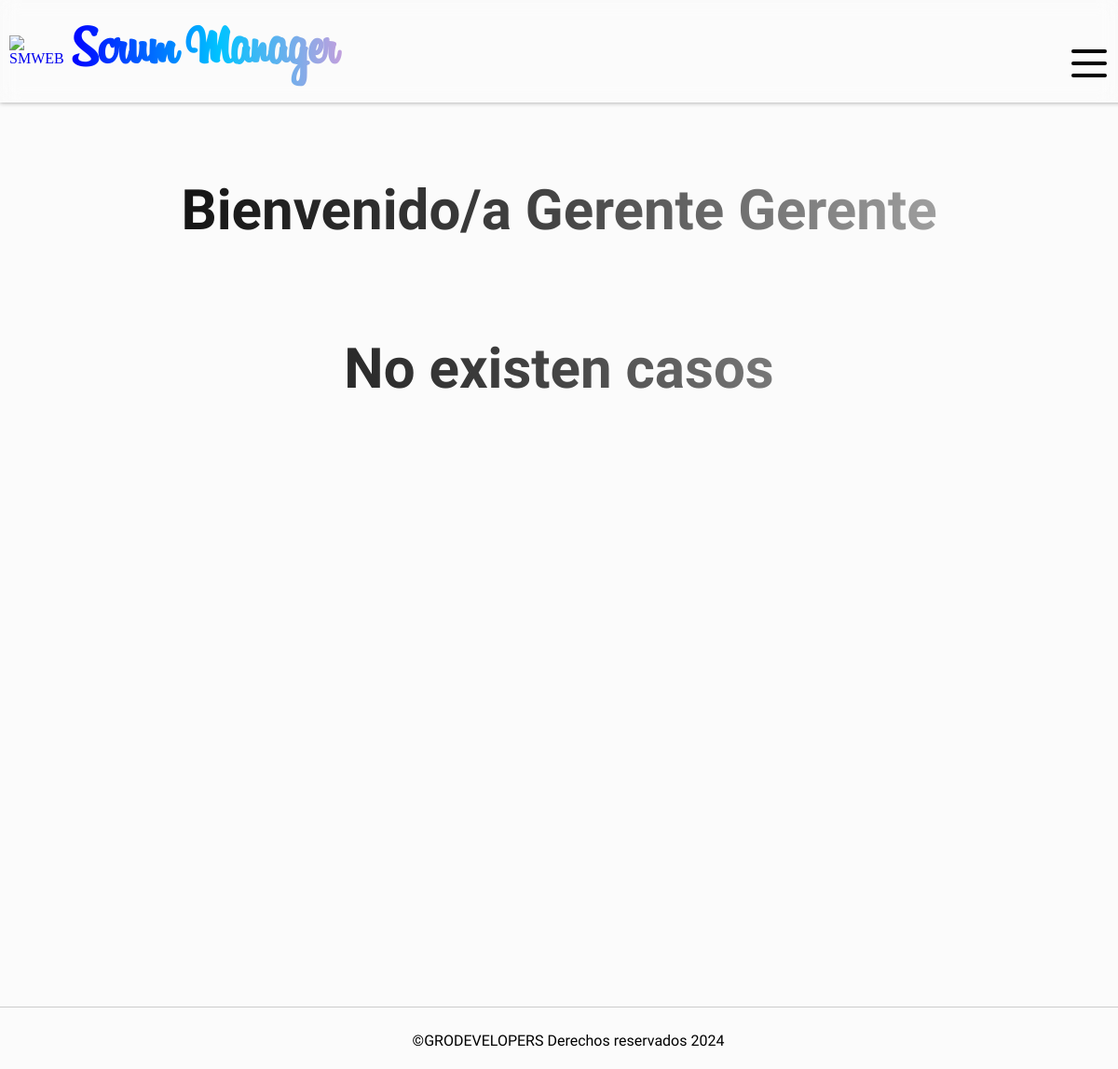
Page / (signed in) on the earlier database version.
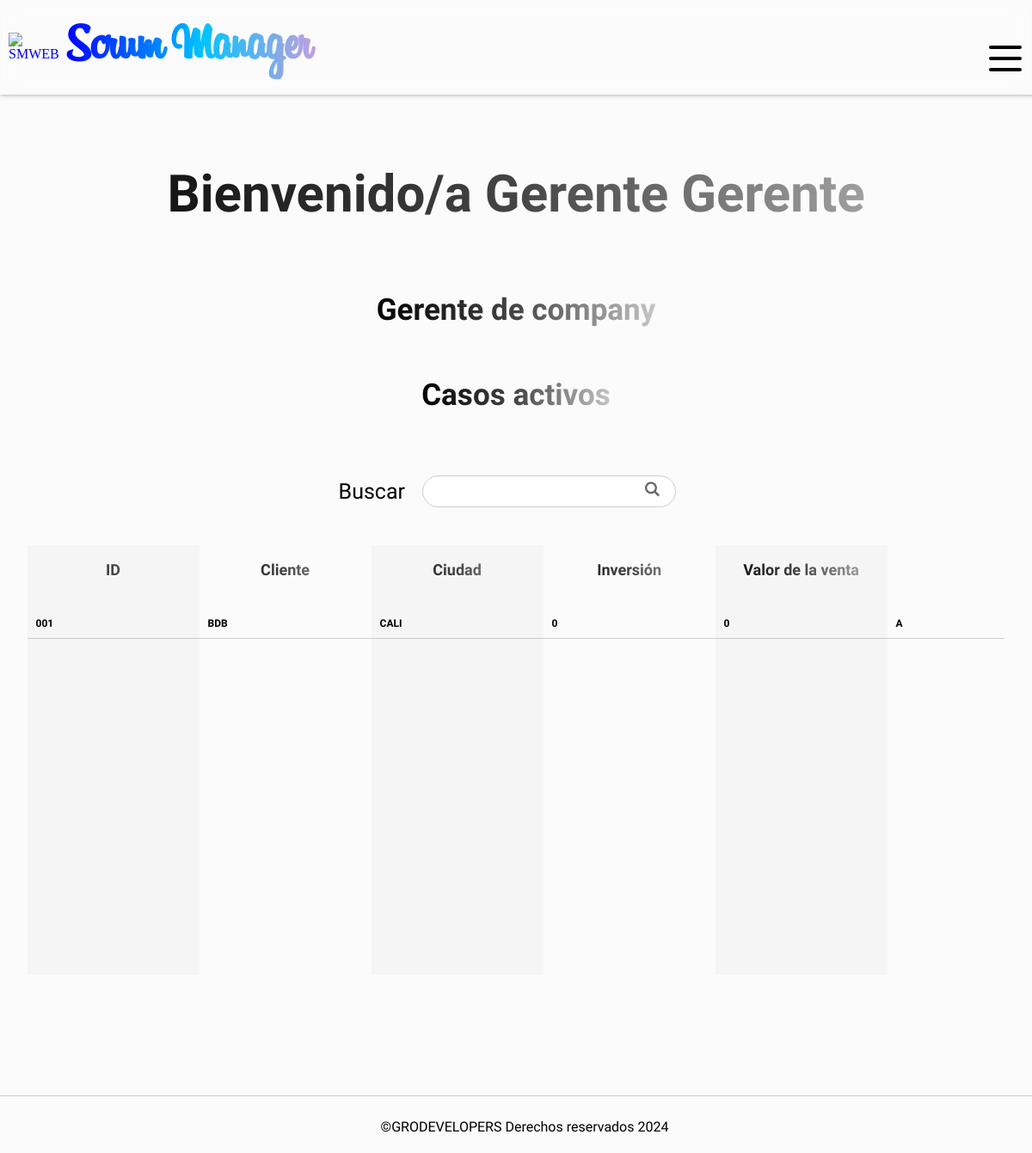
Same page on the later database version.
### SMWEB/models.py (models this page shows, shortened)
class CustomUser(AbstractUser):
    rol = models.CharField(max_length=60, null=False)
    company = models.ForeignKey(Company, on_delete=models.CASCADE, null=True)
    class Meta:
        verbose_name = 'Usuario'
        verbose_name_plural = 'Usuarios'

class Company(models.Model):
    name = models.CharField(verbose_name="Empresa", max_length=255, null=False)
    status = models.BooleanField(verbose_name="¿Activo?", default= True)
    users_limit = models.IntegerField(verbose_name="Limite de usuarios", default=10)
    created_at = models.DateField(verbose_name="Creada el", auto_now_add=True)
    class Meta:
        verbose_name = 'Empresa'
        verbose_name_plural = 'Empresas'
    def __str__(self):
        return self.name

class WorkOrder(models.Model):
    order_id = models.CharField(verbose_name="Número de caso", max_length=255, primary_key = True)
    client = models.CharField(verbose_name="Cliente", max_length=255, null=False, default="")
    city = models.CharField(verbose_name="Ciudad", max_length=255, null=False)
    invesment = models.DecimalField(verbose_name="Inversión", max_digits=20, decimal_places=2, null= True)
    sales_value = models.DecimalField(verbose_name="Valor de venta", max_digits=20, decimal_places=2, null= True)
    service_description = models.TextField(verbose_name="Descripción del servicio")
    remarks = models.TextField("Observaciones del caso", null= True)
    in_charge = models.CharField(verbose_name="Encargado", max_length=255, null=False, default="")
    assigned_by = models.CharField(verbose_name="Asignado por", max_length=255, null= False, default="")
    status = models.CharField(verbose_name="Estado", max_length=50, null= False, default="Activo")
    created_at = models.DateField(verbose_name="Asignado el", auto_now_add=True)
    company = models.CharField(verbose_name="Empresa", max_length=255, null=False, default="")
    class Meta:
        verbose_name = 'Orden de trabajo'
        verbose_name_plural = 'Ordenes de trabajo'

### SMWEB/views.py (the view, shortened to what this page needs)
# urls.py: path('', views.inicio, name='inicio'),
def inicio(request):
    if request.user.is_authenticated:
        user_rol = request.user.rol
        user_company = request.user.company_id
        if request.user.is_staff:
            return render(request, 'index.html')
        if user_rol == 'gerente':
            orders = WorkOrder.objects.filter(company = user_company).order_by('-order_id')
            formatted_invesment = []
            formatted_sales = []
            for order in orders:
                if order.invesment is not None:
                    invesment = format_amount(order.invesment)
                    formatted_invesment.append(invesment)
                else:
                    formatted_invesment.append(0)
                if order.sales_value is not None:
                    sales = format_amount(order.sales_value)
                    formatted_sales.append(sales)
                else:
                    formatted_sales.append(0)
            return render(request, 'index.html',{
            'orders': orders,
            'formatted_invesment': formatted_invesment,
            'formatted_sales': formatted_sales
        })
        elif user_rol == 'recursos humanos':
            pass
        elif user_rol == 'financiero':
            pass
        elif user_rol == 'compras':
            pass
    return render(request, 'index.html')

### SMWEB/context_processors.py (called while the page is built, shortened)
def get_rejected_payments(request):
    if request.user.is_authenticated:
        company_id = request.user.company_id
        first_name = request.user.first_name
        rejected_payments = PaymentRejected.objects.filter(company = company_id).filter(in_charge = first_name.upper()).count()
        return {
            'rejected_payments': rejected_payments
        }
    return {
        'rejected_payments': False
        }

def get_payments(request):
    if request.user.is_authenticated:
        company_id = request.user.company_id
        payments = OrderPayment.objects.filter(company = company_id).count()
        return {
            'received_payments': payments
        }
    return {
        'received_payments': False
        }

def get_affiliations(request):
    if request.user.is_authenticated:
        company_id = request.user.company_id
        affiliations = Affiliation.objects.filter(company = company_id).count()
        return {
            'received_affiliations': affiliations
        }
    return {
        'received_affiliations': False
        }

def get_rejected_affiliations(request):
    if request.user.is_authenticated:
        company_id = request.user.company_id
        first_name = request.user.first_name
        rejected_affiliation = RejectedAffiliation.objects.filter(company = company_id).filter(in_charge = first_name.upper()).count()
        return {
            'rejected_affiliations': rejected_affiliation
        }
    return {
        'rejected_affiliations': False
        }

def get_notifies(request):
    if request.user.is_authenticated:
        user_rol = request.user.rol
        if user_rol == 'gerente':
            company_id = request.user.company_id
            payments = OrderPayment.objects.filter(company = company_id).count()
            affiliations = 0
            notifies = payments + affiliations
            return {
                'notifies': notifies
            }
    else:
        return {
            'notifies': False
        }

### SMWEB/templates/index.html (shortened to what this page needs)
{% extends "layout.html" %}
{% load static %}
{% block content %}
    {% if user.is_authenticated %}
        <h1 id="title" >Bienvenido/a {{user.first_name|capfirst}} {{user.last_name|capfirst}}</h1>
        {% if orders %}
            <h2 id="subtitle" class="subtitle_index">{{user.rol|capfirst}} de {{user.company}}</h2>
            <h2 id="subtitle" class="subtitle_index">Casos activos</h2>
            <form action="" method="post" class="search_engine">
                <label for="search">Buscar</label>
                <input type="text" name="search">
                <input type="submit" class="symbol_search" value="L">
            </form>
            <section id="orders">
                <div class="orders__column orders__column--id">
                    <h3 class="column__title-orders">ID</h3>
                    {% for order in orders %}
                        <div class="orders__element orders__element-id"><a href="{% url 'update-order' order.order_id %}">{{order.order_id}}</a></div>
                    {% endfor %}
                </div>
                <div class="orders__column orders__column--client">
                    <h3 class="column__title-orders">Cliente</h3>
                    {% for order in orders %}
                        <div class="orders__element orders__element-client">{{order.client}}</div>
                    {% endfor %}
                </div>
                <div class="orders__column orders__column--city">
                    <h3 class="column__title-orders">Ciudad</h3>
                    {% for order in orders %}
                        <div class="orders__element orders__element-city">{{order.city}}</div>
                    {% endfor %}
                </div>
                <div class="orders__column orders__column--invesment">
                    <h3 class="column__title-orders">Inversión</h3>
                    {% for invesment in formatted_invesment %}
                        <div class="orders__element orders__element-invesment">{{invesment}}</div>
                    {% endfor %}
                </div>
                <div class="orders__column orders__column--sales_value">
                    <h3 class="column__title-orders">Valor de la venta</h3>
                    {% for sales in formatted_sales %}
                        <div class="orders__element orders__element-sales_value">{{sales}}</div>
                    {% endfor %}
                </div>
                <div class="orders__column orders__column--service_description">
                    <h3 class="column__title-orders">Descripción</h3>
                    {% for order in orders %}
                        <div class="orders__element orders__element-service_description">{{order.service_description}}</div>
                    {% endfor %}
                </div>
            </section>
        {% elif user.rol == 'recursos humanos' %}
            <h2 id="subtitle" class="subtitle_index">{{user.rol|capfirst}} de {{user.company}}</h2>
        {% elif user.rol == 'financiero' %}
        <h2 id="subtitle" class="subtitle_index">{{user.rol|capfirst}} de {{user.company}}</h2>
        {% elif user.is_staff %}
            <h2 id="subtitle" class="subtitle_index">Administrador de Scrum Manager Web</h2>
        {% else %}
            <h1 id="title" >No existen casos</h1>
        {% endif %}
    {% endif %}
{% endblock %}

### SMWEB/templates/layout.html (shortened to what this page needs)
<!DOCTYPE html>
<html lang="en">
<head>
    {% load static %}
    <link rel="stylesheet" href="{% static 'css/styles.css' %}">
    <body>
    <header id="header">
        <a href="{% url 'inicio' %}" id="logo">
            <img src="{% static 'images/logo_smweb.png' %}" alt="SMWEB" title="Inicio">
            <h1 id="logo_title">Scrum Manager</h1>
        </a>
    </header>
    <nav id="menu" class="hidden_menu">
        <div class="menu_button">
            <div class="menu__element menu__element--1"></div>
            <div class="menu__element menu__element--2"></div>
            <div class="menu__element menu__element--3"></div>
        </div>
        <ul>
        </ul>
    </nav>
    <section id="content">
        {% block content %}
        {% endblock %}
    </section>
    <footer id="footer">
        <p>
            &copy;GRODEVELOPERS Derechos reservados 2024
        </p>
    </footer>
</body>
</html>

Differences in the rows shown:
changed CustomUser "Gerente": rol (not shown) → "Gerente"; company (not shown) → "company"
added WorkOrder: order_id "001", client "BDB", city "CALI", service_description "A"
Other differences:
form field value: (not shown) → "L"
text no longer shown: "No existen casos"
text now shown: "de Casos activos Buscar ID Cliente Ciudad Inversión Valor de la venta"
new list line: "0"
